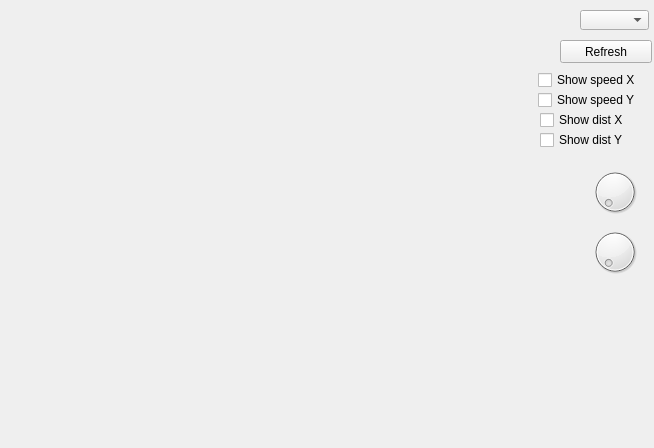
<?xml version="1.0" encoding="UTF-8"?>
<ui version="4.0">
 <class>Widget</class>
 <widget class="QWidget" name="Widget">
  <property name="geometry">
   <rect>
    <x>0</x>
    <y>0</y>
    <width>654</width>
    <height>448</height>
   </rect>
  </property>
  <property name="windowTitle">
   <string>Widget</string>
  </property>
  <widget class="QComboBox" name="comboBox">
   <property name="geometry">
    <rect>
     <x>580</x>
     <y>10</y>
     <width>69</width>
     <height>20</height>
    </rect>
   </property>
  </widget>
  <widget class="QPushButton" name="pushButton">
   <property name="geometry">
    <rect>
     <x>560</x>
     <y>40</y>
     <width>92</width>
     <height>23</height>
    </rect>
   </property>
   <property name="text">
    <string>Refresh</string>
   </property>
  </widget>
  <widget class="QCheckBox" name="checkY">
   <property name="geometry">
    <rect>
     <x>538</x>
     <y>90</y>
     <width>101</width>
     <height>20</height>
    </rect>
   </property>
   <property name="text">
    <string>Show speed Y</string>
   </property>
  </widget>
  <widget class="QCheckBox" name="checkX">
   <property name="geometry">
    <rect>
     <x>538</x>
     <y>70</y>
     <width>101</width>
     <height>20</height>
    </rect>
   </property>
   <property name="text">
    <string>Show speed X</string>
   </property>
  </widget>
  <widget class="QDial" name="dial">
   <property name="geometry">
    <rect>
     <x>590</x>
     <y>160</y>
     <width>50</width>
     <height>64</height>
    </rect>
   </property>
   <property name="toolTip">
    <string>&lt;html&gt;&lt;head/&gt;&lt;body&gt;&lt;p&gt;Change the coordinate scale&lt;/p&gt;&lt;/body&gt;&lt;/html&gt;</string>
   </property>
  </widget>
  <widget class="QDial" name="dial_2">
   <property name="geometry">
    <rect>
     <x>590</x>
     <y>220</y>
     <width>50</width>
     <height>64</height>
    </rect>
   </property>
   <property name="toolTip">
    <string>&lt;html&gt;&lt;head/&gt;&lt;body&gt;&lt;p&gt;Change the position coordinate size&lt;/p&gt;&lt;/body&gt;&lt;/html&gt;</string>
   </property>
  </widget>
  <widget class="QCheckBox" name="checkdistX">
   <property name="geometry">
    <rect>
     <x>540</x>
     <y>110</y>
     <width>111</width>
     <height>20</height>
    </rect>
   </property>
   <property name="text">
    <string>Show dist X</string>
   </property>
  </widget>
  <widget class="QCheckBox" name="checkdistY">
   <property name="geometry">
    <rect>
     <x>540</x>
     <y>130</y>
     <width>111</width>
     <height>20</height>
    </rect>
   </property>
   <property name="text">
    <string>Show dist Y</string>
   </property>
  </widget>
 </widget>
 <layoutdefault spacing="6" margin="11"/>
 <resources/>
 <connections/>
</ui>
